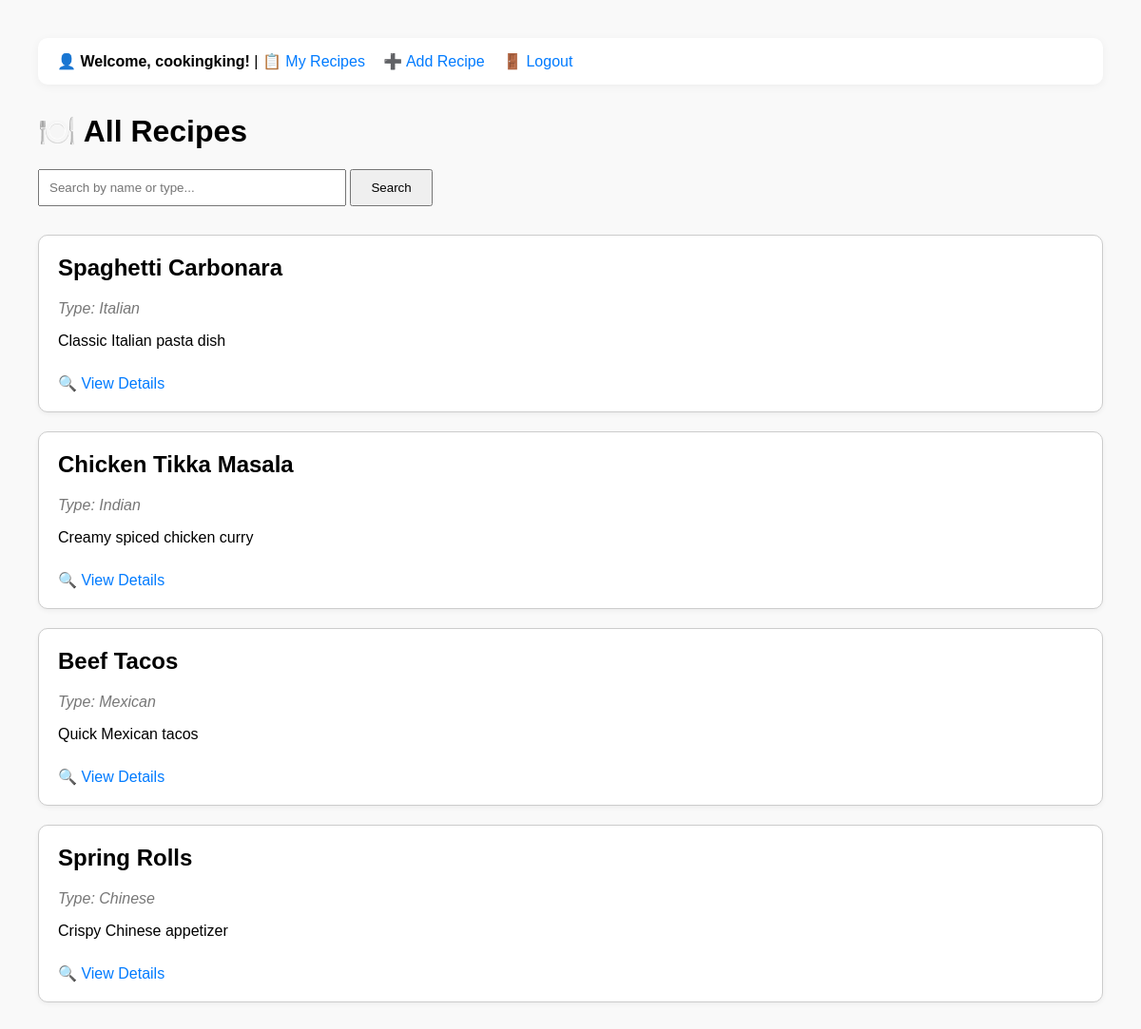
Page /index.php (signed in) on the committed database.
### tables this page shows
CREATE TABLE `recipes` (
  `rid` int(11) NOT NULL,
  `name` varchar(50) NOT NULL,
  `description` varchar(300) DEFAULT NULL,
  `type` enum('French','Italian','Chinese','Indian','Mexican','Others') NOT NULL,
  `Cookingtime` int(4) ,
  `ingredients` varchar(1000) ,
  `instructions` varchar(1000) ,
  `image` varchar(200),
  `uid` int(11) UNSIGNED NOT NULL
);

### index.php (the view, shortened to what this page needs)
<?php
include 'db.php';
$search = $_GET['search'] ?? '';
$sql = "SELECT rid, name, type, description FROM recipes";
if (!empty($search)) {
    $searchTerm = "%" . $conn->real_escape_string($search) . "%";
    $stmt = $conn->prepare("SELECT rid, name, type, description FROM recipes WHERE name LIKE ? OR type LIKE ?");
    $stmt->bind_param("ss", $searchTerm, $searchTerm);
    $stmt->execute();
    $result = $stmt->get_result();
} else {
    $result = $conn->query($sql);
}
?>
<!DOCTYPE html>
<html>
<head>
</head>
<body>
<div class="topbar">
    <?php if (isset($_SESSION['uid'])): ?>
        <strong>👤 Welcome, <?php echo htmlspecialchars($_SESSION['username']); ?>!</strong> |
        <a href="my_recipes.php">📋 My Recipes</a>
        <a href="add_recipe.php">➕ Add Recipe</a>
        <a href="logout.php">🚪 Logout</a>
    <?php else: ?>
        <a href="login.php">🔐 Login</a>
        <a href="register.php">📝 Register</a>
    <?php endif; ?>
</div>
<h1>🍽️ All Recipes</h1>
<form method="GET" action="index.php">
    <input type="text" name="search" placeholder="Search by name or type..." value="<?php echo htmlspecialchars($search); ?>" />
    <input type="submit" value="Search" />
</form>
<?php
if ($result->num_rows > 0) {
    while($row = $result->fetch_assoc()) {
        echo "<div class='recipe'>";
        echo "<h2>" . htmlspecialchars($row['name']) . "</h2>";
        echo "<p class='type'>Type: " . htmlspecialchars($row['type']) . "</p>";
        echo "<p>" . htmlspecialchars($row['description']) . "</p>";
        echo "<a class='view-link' href='view_recipe.php?rid=" . $row['rid'] . "'>🔍 View Details</a>";
        echo "</div>";
    }
} else {
    echo "<p>No recipes found.</p>";
}
?>
</body>
</html>

### index.php (style rules this page uses)
body { font-family: Arial; margin: 40px; background: #f9f9f9; }
.topbar { margin-bottom: 30px; background: #fff; padding: 15px 20px; border-radius: 10px; box-shadow: 0 2px 10px rgba(0,0,0,0.05); }
.topbar a { margin-right: 15px; text-decoration: none; color: #007bff; }
form { margin-bottom: 30px; }
input[type="text"] { padding: 10px; width: 300px; }
input[type="submit"] { padding: 10px 20px; }
.recipe { border: 1px solid #ccc; padding: 20px; margin-bottom: 20px; background: white; border-radius: 10px; box-shadow: 0 2px 5px rgba(0,0,0,0.05); }
.recipe h2 { margin-top: 0; }
.type { font-style: italic; color: #777; }
.view-link { display: inline-block; margin-top: 10px; color: #007bff; text-decoration: none; }

### rows in the picture
recipes: name "Spaghetti Carbonara", type "Italian", description "Classic Italian pasta dish"
recipes: name "Chicken Tikka Masala", type "Indian", description "Creamy spiced chicken curry"
recipes: name "Beef Tacos", type "Mexican", description "Quick Mexican tacos"
recipes: name "Spring Rolls", type "Chinese", description "Crispy Chinese appetizer"

### other values in the picture
$_SESSION['username'] "cookingking"
